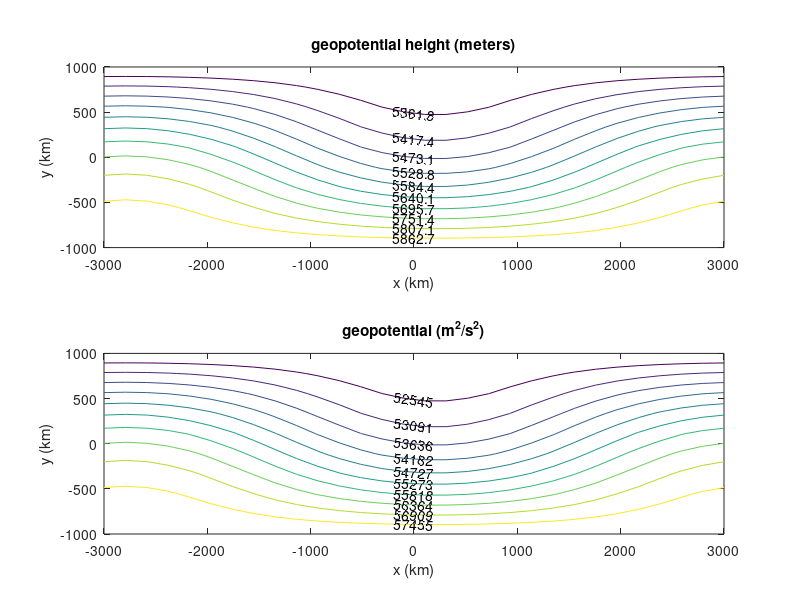

Recreate this plot in MATLAB.
% MATLAB file  Animate.m
% Template for animation of (x,y) map for  moving system.
% This shows case with mean wind and waves dependent on y as sin(1.5*k*y).
% First define the grid points on which fields are computed.
% This version has y-dependent wave fields so more realistic.
% (Distances are in units of km).

clear all
close all
xx=linspace(-3000,3000,30);  % 30 gridpoints in x   
yy=linspace( -1000,1000,10);      % 10 gridpoints in y
[x,y]=meshgrid(xx,yy);       % Sets matrix for grid system in x and y
%   *********Define the constants*********
k = 2*pi/6000;          % zonal wavenumber in units of 1/ km
l = 1.5*k;		        % meridional wavenumber in 1/km
c = 25;                 % zonal phase speed m/s
U = 30;                 % mean zonal wind
cor = 1.e-4;            % coriolis parameter
V = 15;                 % wave amplitude
JM = 20;                % number of panels in animation
% Sample geostrophic wind at 500 hPa  in m/s.
% NOTE that x and y are in km and k is in km-1 for graphing.
% The factors of 1000 are to convert the expression to m/s
%
t = 0;
dt = 3600/1000;         % time scaled to match k in km
for j = 1:20  
    %g eopotential distribution
    phi = 55000-U*cor*(y)*1.e3+ V*cor/k*1.e+3*sin(k*(x-c*t)).*cos(l*(y)); 
    t = t+ dt;
    figure(1)
    axis square
    set(gca,'NextPlot','replacechildren')
    hold off
    % phi is contoured with contour lines labelled
    subplot(2,1,1)
    [cs,h]=contour(x,y,phi/9.8);
    clabel(cs,h,'LabelSpacing',432)
    title('geopotential height (meters)')
    xlabel('x (km)'), ylabel('y (km)')
    axis([-3000,3000,-1000,1000])
    subplot(2,1,2)
    [cs,h]=contour(x,y,phi);
    clabel(cs,h,'LabelSpacing',432)
    title('geopotential (m^2/s^2)')
    xlabel('x (km)'), ylabel('y (km)')
    H = gcf;
    M(:,j) = getframe(H);
end
    movie(H,M)
